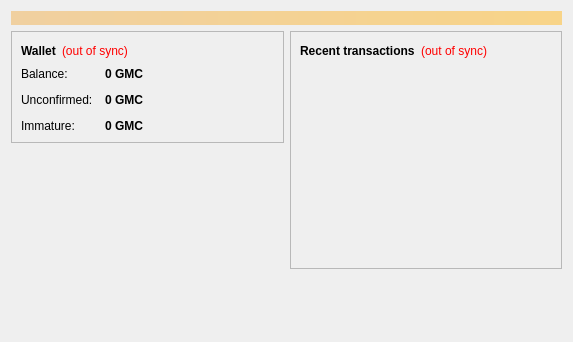
<?xml version="1.0" encoding="UTF-8"?>
<ui version="4.0">
 <class>OverviewPage</class>
 <widget class="QWidget" name="OverviewPage">
  <property name="geometry">
   <rect>
    <x>0</x>
    <y>0</y>
    <width>573</width>
    <height>342</height>
   </rect>
  </property>
  <property name="windowTitle">
   <string>Form</string>
  </property>
  <layout class="QVBoxLayout" name="topLayout">
   <item>
    <widget class="QLabel" name="labelAlerts">
     <property name="visible">
      <bool>false</bool>
     </property>
     <property name="styleSheet">
      <string notr="true">background-color: qlineargradient(x1: 0, y1: 0, x2: 1, y2: 0, stop:0 #F0D0A0, stop:1 #F8D488); color:#000000;</string>
     </property>
     <property name="wordWrap">
      <bool>true</bool>
     </property>
     <property name="margin">
      <number>3</number>
     </property>
    </widget>
   </item>
   <item>
    <layout class="QHBoxLayout" name="horizontalLayout" stretch="1,1">
     <item>
      <layout class="QVBoxLayout" name="verticalLayout_2">
       <item>
        <widget class="QFrame" name="frame">
         <property name="frameShape">
          <enum>QFrame::StyledPanel</enum>
         </property>
         <property name="frameShadow">
          <enum>QFrame::Raised</enum>
         </property>
         <layout class="QVBoxLayout" name="verticalLayout_4">
          <item>
           <layout class="QHBoxLayout" name="horizontalLayout_4">
            <item>
             <widget class="QLabel" name="label_5">
              <property name="font">
               <font>
                <weight>75</weight>
                <bold>true</bold>
               </font>
              </property>
              <property name="text">
               <string>Wallet</string>
              </property>
             </widget>
            </item>
            <item>
             <widget class="QLabel" name="labelWalletStatus">
              <property name="toolTip">
               <string>The displayed information may be out of date. Your wallet automatically synchronizes with the GammaCoin network after a connection is established, but this process has not completed yet.</string>
              </property>
              <property name="styleSheet">
               <string notr="true">QLabel { color: red; }</string>
              </property>
              <property name="text">
               <string notr="true">(out of sync)</string>
              </property>
              <property name="alignment">
               <set>Qt::AlignLeading|Qt::AlignLeft|Qt::AlignVCenter</set>
              </property>
             </widget>
            </item>
            <item>
             <spacer name="horizontalSpacer_2">
              <property name="orientation">
               <enum>Qt::Horizontal</enum>
              </property>
              <property name="sizeHint" stdset="0">
               <size>
                <width>40</width>
                <height>20</height>
               </size>
              </property>
             </spacer>
            </item>
           </layout>
          </item>
          <item>
           <layout class="QFormLayout" name="formLayout_2">
            <property name="fieldGrowthPolicy">
             <enum>QFormLayout::AllNonFixedFieldsGrow</enum>
            </property>
            <property name="horizontalSpacing">
             <number>12</number>
            </property>
            <property name="verticalSpacing">
             <number>12</number>
            </property>
            <item row="0" column="0">
             <widget class="QLabel" name="label">
              <property name="text">
               <string>Balance:</string>
              </property>
             </widget>
            </item>
            <item row="0" column="1">
             <widget class="QLabel" name="labelBalance">
              <property name="font">
               <font>
                <weight>75</weight>
                <bold>true</bold>
               </font>
              </property>
              <property name="cursor">
               <cursorShape>IBeamCursor</cursorShape>
              </property>
              <property name="toolTip">
               <string>Your current balance</string>
              </property>
              <property name="text">
               <string notr="true">0 GMC</string>
              </property>
              <property name="textInteractionFlags">
               <set>Qt::LinksAccessibleByMouse|Qt::TextSelectableByKeyboard|Qt::TextSelectableByMouse</set>
              </property>
             </widget>
            </item>
            <item row="1" column="0">
             <widget class="QLabel" name="label_3">
              <property name="text">
               <string>Unconfirmed:</string>
              </property>
             </widget>
            </item>
            <item row="1" column="1">
             <widget class="QLabel" name="labelUnconfirmed">
              <property name="font">
               <font>
                <weight>75</weight>
                <bold>true</bold>
               </font>
              </property>
              <property name="cursor">
               <cursorShape>IBeamCursor</cursorShape>
              </property>
              <property name="toolTip">
               <string>Total of transactions that have yet to be confirmed, and do not yet count toward the current balance</string>
              </property>
              <property name="text">
               <string notr="true">0 GMC</string>
              </property>
              <property name="textInteractionFlags">
               <set>Qt::LinksAccessibleByMouse|Qt::TextSelectableByKeyboard|Qt::TextSelectableByMouse</set>
              </property>
             </widget>
            </item>
            <item row="2" column="0">
             <widget class="QLabel" name="labelImmatureText">
              <property name="text">
               <string>Immature:</string>
              </property>
             </widget>
            </item>
            <item row="2" column="1">
             <widget class="QLabel" name="labelImmature">
              <property name="font">
               <font>
                <weight>75</weight>
                <bold>true</bold>
               </font>
              </property>
              <property name="toolTip">
               <string>Mined balance that has not yet matured</string>
              </property>
              <property name="text">
               <string notr="true">0 GMC</string>
              </property>
              <property name="textInteractionFlags">
               <set>Qt::LinksAccessibleByMouse|Qt::TextSelectableByKeyboard|Qt::TextSelectableByMouse</set>
              </property>
             </widget>
            </item>
           </layout>
          </item>
         </layout>
        </widget>
       </item>
       <item>
        <spacer name="verticalSpacer">
         <property name="orientation">
          <enum>Qt::Vertical</enum>
         </property>
         <property name="sizeHint" stdset="0">
          <size>
           <width>20</width>
           <height>40</height>
          </size>
         </property>
        </spacer>
       </item>
      </layout>
     </item>
     <item>
      <layout class="QVBoxLayout" name="verticalLayout_3">
       <item>
        <widget class="QFrame" name="frame_2">
         <property name="frameShape">
          <enum>QFrame::StyledPanel</enum>
         </property>
         <property name="frameShadow">
          <enum>QFrame::Raised</enum>
         </property>
         <layout class="QVBoxLayout" name="verticalLayout">
          <item>
           <layout class="QHBoxLayout" name="horizontalLayout_2">
            <item>
             <widget class="QLabel" name="label_4">
              <property name="text">
               <string>&lt;b&gt;Recent transactions&lt;/b&gt;</string>
              </property>
             </widget>
            </item>
            <item>
             <widget class="QLabel" name="labelTransactionsStatus">
              <property name="toolTip">
               <string>The displayed information may be out of date. Your wallet automatically synchronizes with the GammaCoin network after a connection is established, but this process has not completed yet.</string>
              </property>
              <property name="styleSheet">
               <string notr="true">QLabel { color: red; }</string>
              </property>
              <property name="text">
               <string notr="true">(out of sync)</string>
              </property>
              <property name="alignment">
               <set>Qt::AlignRight|Qt::AlignTrailing|Qt::AlignVCenter</set>
              </property>
             </widget>
            </item>
            <item>
             <spacer name="horizontalSpacer">
              <property name="orientation">
               <enum>Qt::Horizontal</enum>
              </property>
              <property name="sizeHint" stdset="0">
               <size>
                <width>40</width>
                <height>20</height>
               </size>
              </property>
             </spacer>
            </item>
           </layout>
          </item>
          <item>
           <widget class="QListView" name="listTransactions">
            <property name="styleSheet">
             <string notr="true">QListView { background: transparent; }</string>
            </property>
            <property name="frameShape">
             <enum>QFrame::NoFrame</enum>
            </property>
            <property name="verticalScrollBarPolicy">
             <enum>Qt::ScrollBarAlwaysOff</enum>
            </property>
            <property name="horizontalScrollBarPolicy">
             <enum>Qt::ScrollBarAlwaysOff</enum>
            </property>
            <property name="selectionMode">
             <enum>QAbstractItemView::NoSelection</enum>
            </property>
           </widget>
          </item>
         </layout>
        </widget>
       </item>
       <item>
        <spacer name="verticalSpacer_2">
         <property name="orientation">
          <enum>Qt::Vertical</enum>
         </property>
         <property name="sizeHint" stdset="0">
          <size>
           <width>20</width>
           <height>40</height>
          </size>
         </property>
        </spacer>
       </item>
      </layout>
     </item>
    </layout>
   </item>
  </layout>
 </widget>
 <resources/>
 <connections/>
</ui>
